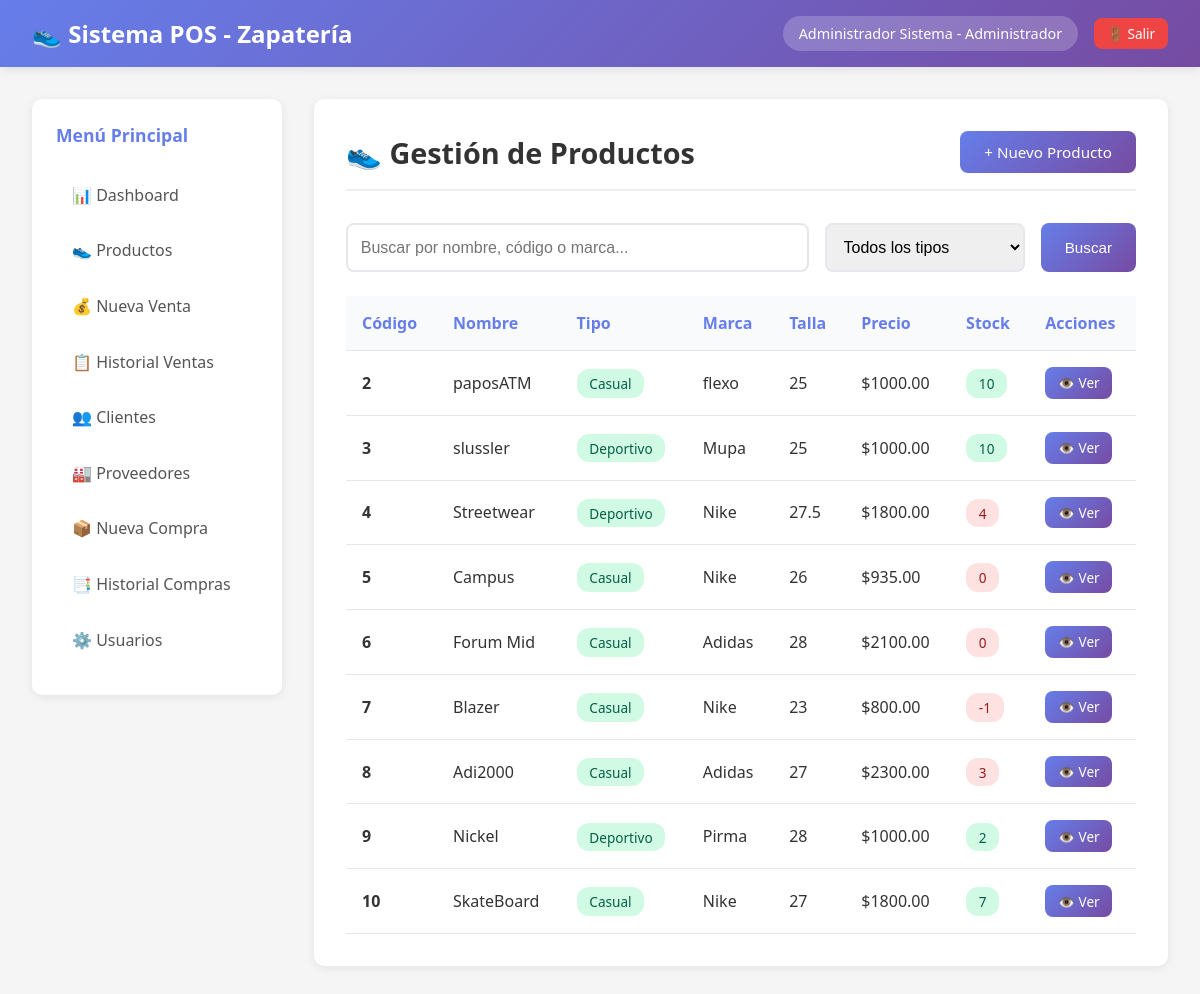
The page /productos/ (signed in) on the database its author committed.
### pos/models.py (models this page shows, shortened)
class Usuario(AbstractUser):
    ROLES = (
        ('administrador', 'Administrador'),
        ('empleado', 'Empleado'),
        ('consulta', 'Consulta'),
    )
    rol = models.CharField(max_length=20, choices=ROLES, default='empleado')
    telefono = models.CharField(max_length=15, blank=True)
    class Meta:
        verbose_name = 'Usuario'
        verbose_name_plural = 'Usuarios'

class Producto(models.Model):
    TIPOS = (
        ('casual', 'Casual'),
        ('deportivo', 'Deportivo'),
    )
    codigo = models.CharField(max_length=50, unique=True)
    nombre = models.CharField(max_length=200)
    tipo = models.CharField(max_length=20, choices=TIPOS)
    marca = models.CharField(max_length=100)
    talla = models.CharField(max_length=10)
    color = models.CharField(max_length=50)
    descripcion = models.TextField(blank=True)
    precio_compra = models.DecimalField(max_digits=10, decimal_places=2, validators=[MinValueValidator(Decimal('0.01'))])
    precio_venta = models.DecimalField(max_digits=10, decimal_places=2, validators=[MinValueValidator(Decimal('0.01'))])
    stock = models.IntegerField(default=0, validators=[MinValueValidator(0)])
    stock_minimo = models.IntegerField(default=5, validators=[MinValueValidator(0)])
    imagen = models.ImageField(upload_to='productos/', blank=True, null=True)
    activo = models.BooleanField(default=True)
    fecha_registro = models.DateTimeField(auto_now_add=True)
    @property
    def necesita_reposicion(self):
        return self.stock <= self.stock_minimo

### pos/views.py (the view)
# urls.py: path('productos/', views.productos_lista, name='productos'),
@login_required
def productos_lista(request):
    query = request.GET.get('q', '')
    tipo = request.GET.get('tipo', '')
    productos = Producto.objects.filter(activo=True)
    if query:
        productos = productos.filter(
            Q(nombre__icontains=query) |
            Q(codigo__icontains=query) |
            Q(marca__icontains=query)
        )
    if tipo:
        productos = productos.filter(tipo=tipo)
    context = {'productos': productos, 'query': query, 'tipo': tipo}
    return render(request, 'pos/productos.html', context)

### pos/templates/pos/productos.html (shortened to what this page needs)
{% extends 'pos/base.html' %}
{% block content %}
<div class="page-header">
    <h2>👟 Gestión de Productos</h2>
    {% if user.rol == 'administrador' %}
     <a href="{% url 'producto_nuevo' %}" class="btn btn-primary">+ Nuevo Producto</a>
    {% endif %}
</div>
<div class="search-box d-flex gap-2">
    <input type="text" class="form-control" placeholder="Buscar por nombre, código o marca..." id="searchInput">
    <select class="form-control" id="tipoFiltro" style="max-width: 200px;">
        <option value="">Todos los tipos</option>
    </select>
    <button class="btn btn-primary" id="btnBuscar" type="button">Buscar</button>
</div>
<div class="table-container">
    <table id="tablaProductos">
        <thead>
            <tr>
                <th>Código</th>
                <th>Nombre</th>
                <th>Tipo</th>
                <th>Marca</th>
                <th>Talla</th>
                <th>Precio</th>
                <th>Stock</th>
                <th>Acciones</th>
            </tr>
        </thead>
        <tbody>
            {% for producto in productos %}
            <tr>
                <td><strong>{{ producto.codigo }}</strong></td>
                <td>{{ producto.nombre }}</td>
                <td><span class="badge badge-success">{{ producto.get_tipo_display }}</span></td>
                <td>{{ producto.marca }}</td>
                <td>{{ producto.talla }}</td>
                <td>${{ producto.precio_venta }}</td>
                <td>
                    {% if producto.necesita_reposicion %}
                    <span class="badge badge-danger">{{ producto.stock }}</span>
                    {% else %}
                    <span class="badge badge-success">{{ producto.stock }}</span>
                    {% endif %}
                </td>
                <td>
                    <a href="{% url 'producto_detalle' producto.pk %}" class="btn btn-primary btn-sm">👁️ Ver</a>
                </td>
            </tr>
            {% endfor %}
        </tbody>
    </table>
</div>
{% endblock %}

### pos/templates/pos/base.html (shortened to what this page needs)
<!DOCTYPE html>
<html lang="es">
<head>
</head>
<body>
    <nav class="navbar">
        <div class="navbar-content">
            <h1>👟 Sistema POS - Zapatería</h1>
            <div class="nav-user">
                <span class="user-badge">{{ user.get_full_name|default:user.username }} - {{ user.get_rol_display }}</span>
                <a href="{% url 'logout' %}" class="btn btn-danger btn-sm">🚪 Salir</a>
            </div>
        </div>
    </nav>
    <div class="container">
        <aside class="sidebar">
            <h3>Menú Principal</h3>
            <a href="{% url 'dashboard' %}" class="menu-item">📊 Dashboard</a>
            <a href="{% url 'productos' %}" class="menu-item">👟 Productos</a>
            {% if user.rol != 'consulta' %}
            <a href="{% url 'nueva_venta' %}" class="menu-item">💰 Nueva Venta</a>
            {% endif %}
            <a href="{% url 'historial_ventas' %}" class="menu-item">📋 Historial Ventas</a>
            <a href="{% url 'clientes' %}" class="menu-item">👥 Clientes</a>
            <a href="{% url 'proveedores' %}" class="menu-item">🏭 Proveedores</a>
            {% if user.rol != 'consulta' %}
            <a href="{% url 'nueva_compra' %}" class="menu-item">📦 Nueva Compra</a>
            {% endif %}
            <a href="{% url 'historial_compras' %}" class="menu-item">📑 Historial Compras</a>
            {% if user.rol == 'administrador' %}
            <a href="{% url 'usuarios' %}" class="menu-item">⚙️ Usuarios</a>
            {% endif %}
        </aside>
        <main class="content">
            {% block content %}{% endblock %}
        </main>
    </div>
</body>
</html>

### pos/templates/pos/base.html (style rules this page uses)
* { margin: 0; padding: 0; box-sizing: border-box; }
body { font-family: 'Segoe UI', Tahoma, Geneva, Verdana, sans-serif; background: #f5f5f5; color: #333; }
.navbar { background: linear-gradient(135deg, #667eea 0%, #764ba2 100%); color: white; padding: 1rem 2rem; box-shadow: 0 2px 10px rgba(0,0,0,0.1); }
.navbar-content { max-width: 1400px; margin: 0 auto; display: flex; justify-content: space-between; align-items: center; }
.navbar h1 { font-size: 1.5rem; font-weight: 600; }
.nav-user { display: flex; align-items: center; gap: 1rem; }
.user-badge { background: rgba(255,255,255,0.2); padding: 0.5rem 1rem; border-radius: 20px; font-size: 0.9rem; }
.container { max-width: 1400px; margin: 0 auto; padding: 2rem; display: grid; grid-template-columns: 250px 1fr; gap: 2rem; }
.sidebar { background: white; border-radius: 10px; padding: 1.5rem; box-shadow: 0 2px 10px rgba(0,0,0,0.08); height: fit-content; position: sticky; top: 2rem; }
.sidebar h3 { margin-bottom: 1.5rem; color: #667eea; font-size: 1.1rem; }
.menu-item { display: block; padding: 0.8rem 1rem; margin-bottom: 0.5rem; color: #555; text-decoration: none; border-radius: 8px; transition: all 0.3s; }
.content { background: white; border-radius: 10px; padding: 2rem; box-shadow: 0 2px 10px rgba(0,0,0,0.08); min-height: 500px; }
.page-header { display: flex; justify-content: space-between; align-items: center; margin-bottom: 2rem; padding-bottom: 1rem; border-bottom: 2px solid #f0f0f0; }
.page-header h2 { color: #333; font-size: 1.8rem; }
.btn { padding: 0.7rem 1.5rem; border: none; border-radius: 8px; cursor: pointer; font-size: 0.95rem; text-decoration: none; display: inline-block; transition: all 0.3s; font-weight: 500; }
.btn-primary { background: linear-gradient(135deg, #667eea 0%, #764ba2 100%); color: white; }
.btn-danger { background: #ef4444; color: white; }
.btn-sm { padding: 0.4rem 0.8rem; font-size: 0.85rem; }
.table-container { overflow-x: auto; margin-top: 1.5rem; }
table { width: 100%; border-collapse: collapse; }
th, td { padding: 1rem; text-align: left; border-bottom: 1px solid #e5e7eb; }
th { background: #f9fafb; font-weight: 600; color: #667eea; }
.badge { padding: 0.3rem 0.8rem; border-radius: 12px; font-size: 0.85rem; font-weight: 500; }
.badge-success { background: #d1fae5; color: #065f46; }
.badge-danger { background: #fee2e2; color: #991b1b; }
.form-control { width: 100%; padding: 0.8rem; border: 2px solid #e5e7eb; border-radius: 8px; font-size: 1rem; transition: border 0.3s; }
.search-box { display: flex; gap: 1rem; margin-bottom: 1.5rem; }
.search-box input { flex: 1; }

### rows shown on the page
Usuario: get_full_name "Administrador Sistema", rol "Administrador"
Producto: codigo "2", nombre "paposATM", tipo "Casual", marca "flexo", talla "25", precio_venta "1000.00", stock "10"
Producto: codigo "3", nombre "slussler", tipo "Deportivo", marca "Mupa", talla "25", precio_venta "1000.00", stock "10"
Producto: codigo "4", nombre "Streetwear", tipo "Deportivo", marca "Nike", talla "27.5", precio_venta "1800.00", stock "4"
Producto: codigo "5", nombre "Campus", tipo "Casual", marca "Nike", talla "26", precio_venta "935.00", stock "0"
Producto: codigo "6", nombre "Forum Mid", tipo "Casual", marca "Adidas", talla "28", precio_venta "2100.00", stock "0"
Producto: codigo "7", nombre "Blazer", tipo "Casual", marca "Nike", talla "23", precio_venta "800.00", stock "-1"
Producto: codigo "8", nombre "Adi2000", tipo "Casual", marca "Adidas", talla "27", precio_venta "2300.00", stock "3"
Producto: codigo "9", nombre "Nickel", tipo "Deportivo", marca "Pirma", talla "28", precio_venta "1000.00", stock "2"
Producto: codigo "10", nombre "SkateBoard", tipo "Casual", marca "Nike", talla "27", precio_venta "1800.00", stock "7"
